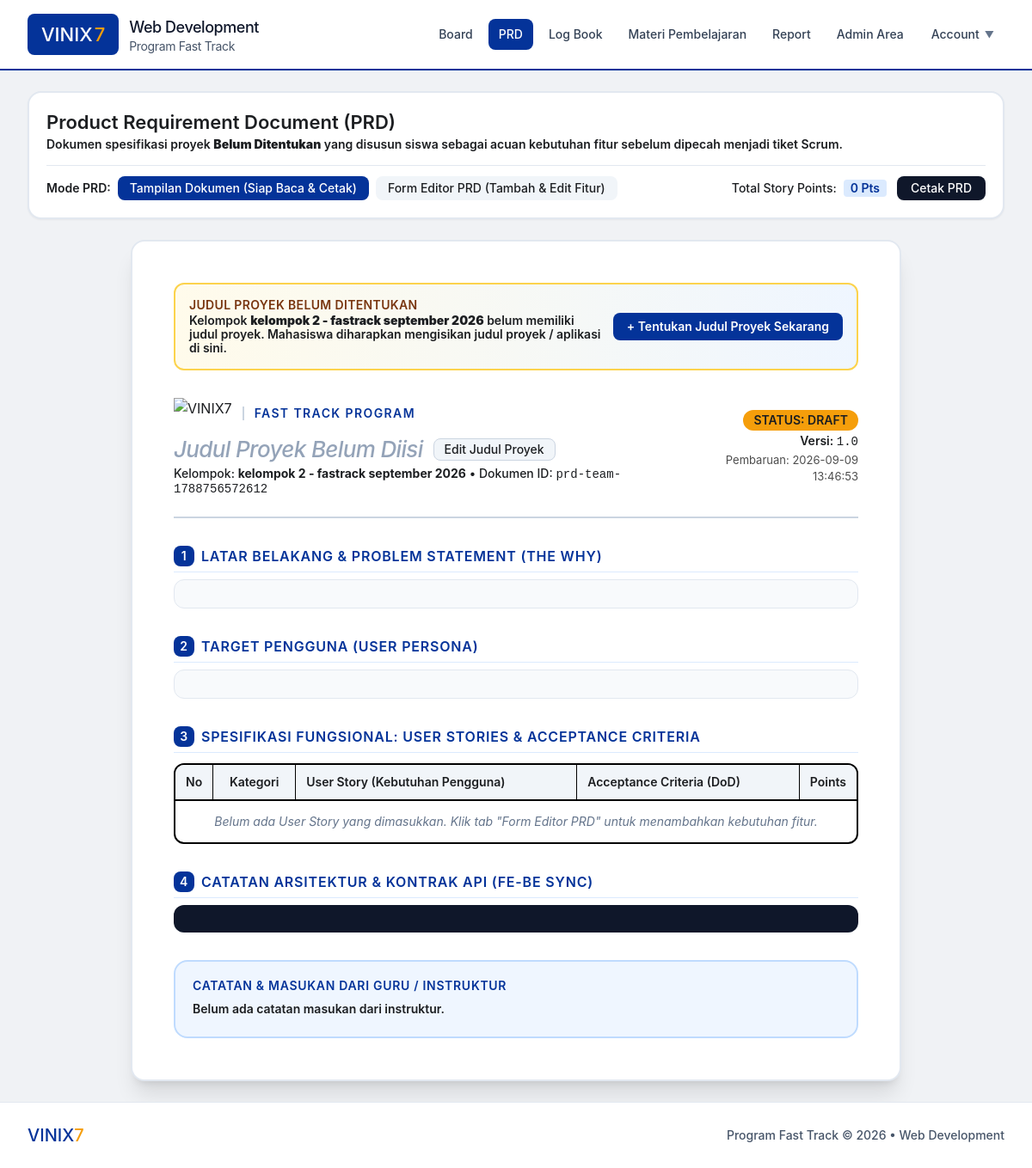
The app's page /prd.php (signed in) with its own data.
### tables this page shows
CREATE TABLE teams (
            id TEXT PRIMARY KEY,
            name TEXT NOT NULL,
            project_title TEXT NOT NULL,
            description TEXT,
            sprint_number INTEGER DEFAULT 1,
            created_at TEXT NOT NULL
        );

### prd.php (the view, shortened to what this page needs)
<?php
require_once __DIR__ . '/includes/header.php';
$stmt = $pdo->prepare("SELECT * FROM prds WHERE team_id = ? ORDER BY updated_at DESC LIMIT 1");
$stmt->execute([$currentTeamId]);
$prd = $stmt->fetch();
if (!$prd) {
    $prd = [
        'id' => 'prd-' . $currentTeamId,
        'team_id' => $currentTeamId,
        'title' => (!empty($currentTeam['project_title']) && $currentTeam['project_title'] !== 'Belum Ditentukan (Diisi di PRD)' && $currentTeam['project_title'] !== 'Belum Ditentukan (Diisi Siswa di PRD)') ? $currentTeam['project_title'] : '',
        'version' => '1.0',
        'status' => 'draft',
        'problem_statement' => '',
        'user_personas' => '',
        'user_stories' => '[]',
        'technical_notes' => '',
        'feedback_teacher' => '',
        'created_at' => date('Y-m-d H:i:s'),
        'updated_at' => date('Y-m-d H:i:s')
    ];
}
$userStories = [];
if (!empty($prd['user_stories'])) {
    $userStories = json_decode($prd['user_stories'], true) ?? [];
}
$projectDisplayTitle = !empty($prd['title'])
    ? $prd['title']
    : ((!empty($currentTeam['project_title']) && $currentTeam['project_title'] !== 'Belum Ditentukan (Diisi di PRD)' && $currentTeam['project_title'] !== 'Belum Ditentukan (Diisi Siswa di PRD)') ? $currentTeam['project_title'] : '');
$viewMode = $_GET['mode'] ?? 'doc';
?>
<div class="space-y-6">
    <div class="no-print bg-white rounded-2xl p-5 border-2 border-slate-200 shadow-sm space-y-4">
        <div class="flex flex-col lg:flex-row lg:items-center justify-between gap-4">
            <div>
                <div class="flex items-center gap-2">
                    <h1 class="text-xl font-black text-black">Product Requirement Document (PRD)</h1>
                </div>
                <p class="text-xs text-black font-semibold mt-1">
                    Dokumen spesifikasi proyek <b><?= htmlspecialchars($projectDisplayTitle ?: 'Belum Ditentukan') ?></b> yang disusun siswa sebagai acuan kebutuhan fitur sebelum dipecah menjadi tiket Scrum.
                </p>
            </div>
        </div>
        <div class="pt-3 border-t border-slate-200 flex flex-wrap items-center justify-between gap-3 text-xs">
            <div class="flex items-center gap-2">
                <span class="font-black text-black">Mode PRD:</span>
                <a href="prd.php?mode=doc" class="px-3.5 py-1.5 rounded-lg font-bold transition flex items-center gap-1.5 <?= $viewMode === 'doc' ? 'bg-[#043399] text-white' : 'bg-slate-100 text-black hover:bg-slate-200' ?>">
                    <span>Tampilan Dokumen (Siap Baca & Cetak)</span>
                </a>
                <a href="prd.php?mode=edit" class="px-3.5 py-1.5 rounded-lg font-bold transition flex items-center gap-1.5 <?= $viewMode === 'edit' ? 'bg-[#f59e0b] text-black font-extrabold shadow-xs' : 'bg-slate-100 text-black hover:bg-slate-200' ?>">
                    <span>Form Editor PRD (Tambah & Edit Fitur)</span>
                </a>
            </div>
            <div class="flex items-center gap-3">
                <div class="flex items-center gap-2">
                    <span class="font-bold text-black">Total Story Points:</span>
                    <span class="font-black px-2 py-0.5 rounded bg-blue-100 text-[#043399]">
                        <?php
                        $totalPts = 0;
                        echo $totalPts . ' Pts';
                        ?>
                    </span>
                </div>
                <button type="button" onclick="window.print()" class="px-4 py-1.5 rounded-lg bg-slate-900 hover:bg-black text-white font-bold text-xs transition active:scale-95 shadow-sm">
                    Cetak PRD
                </button>
            </div>
        </div>
    </div>
    <?php if ($viewMode === 'doc'): ?>
    <div class="bg-white p-8 sm:p-12 max-w-4xl mx-auto rounded-2xl border-2 border-slate-200 shadow-xl print:shadow-none print:border-none print:p-0 space-y-8 text-black">
        <?php if (empty($projectDisplayTitle)): ?>
            <div class="no-print bg-gradient-to-r from-amber-50 to-blue-50 border-2 border-amber-300 rounded-xl p-4 flex flex-col sm:flex-row sm:items-center justify-between gap-3 shadow-xs">
                <div>
                    <div class="text-xs font-black text-amber-900 uppercase tracking-wide">
                        Judul Proyek Belum Ditentukan
                    </div>
                    <p class="text-xs text-black font-semibold mt-0.5">
                        Kelompok <b><?= htmlspecialchars($currentTeam['name'] ?? 'Tim') ?></b> belum memiliki judul proyek. Mahasiswa diharapkan mengisikan judul proyek / aplikasi di sini.
                    </p>
                </div>
                <button type="button" onclick="openEditProjectTitleModal()" class="px-4 py-2 bg-[#043399] hover:bg-[#021f5c] text-white text-xs font-black rounded-lg transition shrink-0 shadow-xs">
                    + Tentukan Judul Proyek Sekarang
                </button>
            </div>
        <?php endif; ?>
        <div class="border-b-2 border-slate-300 pb-6 flex flex-col sm:flex-row sm:items-center justify-between gap-4">
            <div>
                <div class="flex items-center gap-3 mb-2">
                    <img src="logo/LOGO VINIX.png" alt="VINIX7" style="height: 36px; width: auto;" class="object-contain">
                    <span class="text-xs font-black uppercase tracking-widest text-[#043399] border-l-2 border-slate-300 pl-3">Fast Track Program</span>
                </div>
                <div class="flex flex-wrap items-center gap-3">
                    <h1 class="text-2xl font-black text-black uppercase tracking-tight">
                        <?= !empty($projectDisplayTitle) ? htmlspecialchars($projectDisplayTitle) : '<span class="text-slate-400 font-bold normal-case italic">Judul Proyek Belum Diisi</span>' ?>
                    </h1>
                    <button type="button" onclick="openEditProjectTitleModal()" class="no-print px-3 py-1 bg-slate-100 hover:bg-slate-200 text-black border border-slate-300 rounded-lg text-xs font-bold transition flex items-center gap-1 shadow-2xs" title="Ubah Judul Proyek Mahasiswa">
                        <span>Edit Judul Proyek</span>
                    </button>
                </div>
                <div class="text-xs text-black font-bold mt-1">
                    Kelompok: <b><?= htmlspecialchars($currentTeam['name'] ?? 'Tim Fast Track') ?></b> &bull; Dokumen ID: <span class="font-mono"><?= htmlspecialchars($prd['id'] ?? 'prd-1') ?></span>
                </div>
            </div>
            <div class="text-left sm:text-right space-y-1">
                <div class="inline-flex items-center gap-2 px-3 py-1 rounded-full text-xs font-black bg-[#f59e0b] text-black">
                    <span>STATUS: <?= strtoupper(htmlspecialchars($prd['status'] ?? 'Draft')) ?></span>
                </div>
                <div class="text-xs text-black font-semibold">
                    Versi: <span class="font-mono font-bold"><?= htmlspecialchars($prd['version'] ?? '1.0') ?></span>
                </div>
                <div class="text-[11px] text-black/70">
                    Pembaruan: <?= htmlspecialchars($prd['updated_at'] ?? date('Y-m-d')) ?>
                </div>
            </div>
        </div>
        <div class="space-y-2">
            <h2 class="text-sm font-black text-[#043399] uppercase tracking-wider flex items-center gap-2 border-b border-blue-100 pb-1.5">
                <span class="w-6 h-6 rounded-lg bg-[#043399] text-white inline-flex items-center justify-center text-xs font-black">1</span>
                Latar Belakang & Problem Statement (The Why)
            </h2>
            <div class="text-xs font-medium leading-relaxed text-black bg-slate-50 p-4 rounded-xl border border-slate-200">
            </div>
        </div>
        <div class="space-y-2">
            <h2 class="text-sm font-black text-[#043399] uppercase tracking-wider flex items-center gap-2 border-b border-blue-100 pb-1.5">
                <span class="w-6 h-6 rounded-lg bg-[#043399] text-white inline-flex items-center justify-center text-xs font-black">2</span>
                Target Pengguna (User Persona)
            </h2>
            <div class="text-xs font-medium leading-relaxed text-black bg-slate-50 p-4 rounded-xl border border-slate-200">
            </div>
        </div>
        <div class="space-y-3">
            <div class="flex items-center justify-between">
                <h2 class="text-sm font-black text-[#043399] uppercase tracking-wider flex items-center gap-2 border-b border-blue-100 pb-1.5 flex-1">
                    <span class="w-6 h-6 rounded-lg bg-[#043399] text-white inline-flex items-center justify-center text-xs font-black">3</span>
                    Spesifikasi Fungsional: User Stories & Acceptance Criteria
                </h2>
            </div>
            <div class="overflow-x-auto border-2 border-black rounded-xl">
                <table class="w-full text-left border-collapse text-xs text-black">
                    <thead>
                        <tr class="bg-slate-100 border-b-2 border-black">
                            <th class="p-3 font-black border-r border-black w-10 text-center">No</th>
                            <th class="p-3 font-black border-r border-black w-24 text-center">Kategori</th>
                            <th class="p-3 font-black border-r border-black">User Story (Kebutuhan Pengguna)</th>
                            <th class="p-3 font-black border-r border-black">Acceptance Criteria (DoD)</th>
                            <th class="p-3 font-black w-14 text-center">Points</th>
                        </tr>
                    </thead>
                    <tbody>
                        <?php if (empty($userStories)): ?>
                            <tr>
                                <td colspan="5" class="p-4 text-center text-slate-500 italic">
                                    Belum ada User Story yang dimasukkan. Klik tab "Form Editor PRD" untuk menambahkan kebutuhan fitur.
                                </td>
                            </tr>
                        <?php endif; ?>
                    </tbody>
                </table>
            </div>
        </div>
        <div class="space-y-2">
            <h2 class="text-sm font-black text-[#043399] uppercase tracking-wider flex items-center gap-2 border-b border-blue-100 pb-1.5">
                <span class="w-6 h-6 rounded-lg bg-[#043399] text-white inline-flex items-center justify-center text-xs font-black">4</span>
                Catatan Arsitektur & Kontrak API (FE-BE Sync)
            </h2>
            <pre class="text-xs font-mono font-semibold bg-slate-900 text-amber-300 p-4 rounded-xl overflow-x-auto leading-relaxed"><?= htmlspecialchars($prd['technical_notes'] ?? '// Belum ada catatan teknis') ?></pre>
        </div>
        <div class="space-y-2 bg-blue-50 p-5 rounded-2xl border-2 border-blue-200">
            <h2 class="text-xs font-black text-[#043399] uppercase tracking-wider flex items-center gap-2">
                <span>Catatan & Masukan dari Guru / Instruktur</span>
            </h2>
            <p class="text-xs text-black font-semibold leading-relaxed">
                <?= !empty($prd['feedback_teacher']) ? nl2br(htmlspecialchars($prd['feedback_teacher'])) : 'Belum ada catatan masukan dari instruktur.' ?>
            </p>
        </div>
    </div>
    <?php endif; ?>
</div>
<?php require_once __DIR__ . '/includes/footer.php'; ?>

### assets/css/custom.css (style rules this page uses)
:root { --vinix-blue: #043399; --vinix-blue-dark: #021f5c; --vinix-blue-light: #eef3fc; --vinix-yellow: #f59e0b; --vinix-yellow-dark: #d97706; --vinix-yellow-light: #fef8ee; --text-black: #1c1e21; --text-dark: #242526; --text-muted: #65676b; }
html { font-size: 16px; }
body { font-family: 'SF Pro Display', -apple-system, BlinkMacSystemFont, 'Segoe UI', Roboto, Helvetica, Arial, sans-serif; color: var(--text-black); background-color: #f0f2f5; font-size: 16px; line-height: 1.5; -webkit-font-smoothing: antialiased; -moz-osx-font-smoothing: grayscale; }
h1, h2, h3, h4, h5, h6 { font-weight: 600; color: #1c1e21; }
p, span, td, th, label, div, input, textarea, select, button { color: inherit; }
.text-\[11px\] { font-size: 13px !important; }
.text-xs { font-size: 14px !important; }
.text-sm { font-size: 16px !important; }
.text-xl { font-size: 22px !important; }
.text-2xl { font-size: 26px !important; }
.font-black { font-weight: 600 !important; }
.font-bold { font-weight: 500 !important; }
.text-white { color: #ffffff !important; }
.text-black { color: #1c1e21 !important; }

### includes/header.php (style rules this page uses)
body { font-family: 'SF Pro Display', -apple-system, BlinkMacSystemFont, 'Segoe UI', Roboto, Helvetica, Arial, sans-serif; color: #1c1e21; background-color: #f0f2f5; -webkit-font-smoothing: antialiased; -moz-osx-font-smoothing: grayscale; }
h1, h2, h3, h4, h5, h6, p, span, td, th, label, div, input, textarea, select { color: inherit; }
.text-white { color: #ffffff !important; }
.text-black { color: #1c1e21 !important; }

### records on screen
teams: project_title "Belum Ditentukan", name "kelompok 2 - fastrack september 2026", id+project_title "prd-team-1788756572612", id+project_title "DRAFT", id+project_title "1.0", id+project_title "2026-09-09 13:46:53"

### other values on screen
$totalPts "0"
